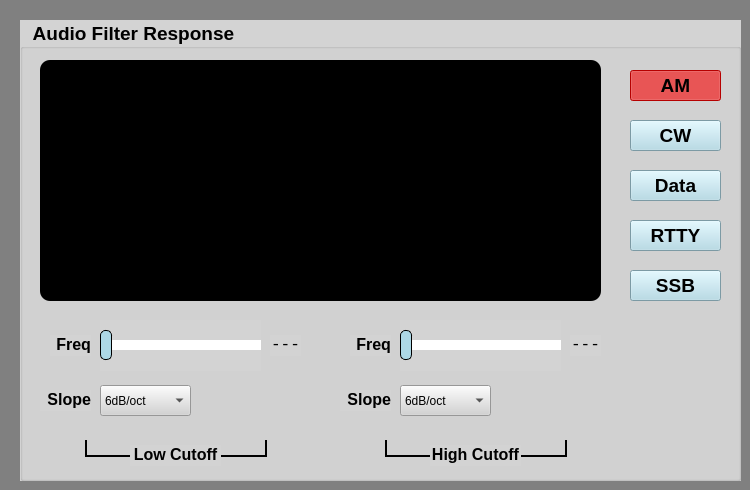
    <widget class="QWidget" name="tab_4">
     <property name="styleSheet">
      <string notr="true">QWidget{ background-color: gray}</string>
     </property>
     <attribute name="title">
      <string>Audio Filter</string>
     </attribute>
     <widget class="QGroupBox" name="Audio_filter_groupBox">
      <property name="geometry">
       <rect>
        <x>20</x>
        <y>20</y>
        <width>721</width>
        <height>461</height>
       </rect>
      </property>
      <property name="font">
       <font>
        <pointsize>14</pointsize>
        <bold>true</bold>
       </font>
      </property>
      <property name="styleSheet">
       <string notr="true">QWidget{ background-color: lightgray;}</string>
      </property>
      <property name="title">
       <string>  Audio Filter Response</string>
      </property>
      <widget class="QFrame" name="Audio_filter_frame">
       <property name="geometry">
        <rect>
         <x>20</x>
         <y>40</y>
         <width>561</width>
         <height>241</height>
        </rect>
       </property>
       <property name="styleSheet">
        <string notr="true">QWidget{ border: 2px black; background-color: black;border-radius: 10px;}</string>
       </property>
       <property name="frameShape">
        <enum>QFrame::Shape::StyledPanel</enum>
       </property>
       <property name="frameShadow">
        <enum>QFrame::Shadow::Raised</enum>
       </property>
      </widget>
      <widget class="QPushButton" name="Audio_filter_pushButton_1">
       <property name="geometry">
        <rect>
         <x>610</x>
         <y>50</y>
         <width>91</width>
         <height>31</height>
        </rect>
       </property>
       <property name="font">
        <font>
         <pointsize>14</pointsize>
         <bold>true</bold>
        </font>
       </property>
       <property name="styleSheet">
        <string notr="true">QPushButton {background-color: lightblue;}
QPushButton::checked {background-color: red;}</string>
       </property>
       <property name="text">
        <string>AM</string>
       </property>
       <property name="checkable">
        <bool>true</bool>
       </property>
       <property name="checked">
        <bool>true</bool>
       </property>
       <property name="bank" stdset="0">
        <number>1</number>
       </property>
       <attribute name="buttonGroup">
        <string notr="true">Audio_buttonGroup</string>
       </attribute>
      </widget>
      <widget class="QPushButton" name="Audio_filter_pushButton_2">
       <property name="geometry">
        <rect>
         <x>610</x>
         <y>100</y>
         <width>91</width>
         <height>31</height>
        </rect>
       </property>
       <property name="font">
        <font>
         <pointsize>14</pointsize>
         <bold>true</bold>
        </font>
       </property>
       <property name="styleSheet">
        <string notr="true">QPushButton {background-color: lightblue;}
QPushButton::checked {background-color: red;}</string>
       </property>
       <property name="text">
        <string>CW</string>
       </property>
       <property name="checkable">
        <bool>true</bool>
       </property>
       <property name="checked">
        <bool>false</bool>
       </property>
       <property name="bank" stdset="0">
        <number>2</number>
       </property>
       <attribute name="buttonGroup">
        <string notr="true">Audio_buttonGroup</string>
       </attribute>
      </widget>
      <widget class="QPushButton" name="Audio_filter_pushButton_3">
       <property name="geometry">
        <rect>
         <x>610</x>
         <y>150</y>
         <width>91</width>
         <height>31</height>
        </rect>
       </property>
       <property name="font">
        <font>
         <pointsize>14</pointsize>
         <bold>true</bold>
        </font>
       </property>
       <property name="styleSheet">
        <string notr="true">QPushButton {background-color: lightblue;}
QPushButton::checked {background-color: red;}</string>
       </property>
       <property name="text">
        <string>Data</string>
       </property>
       <property name="checkable">
        <bool>true</bool>
       </property>
       <property name="checked">
        <bool>false</bool>
       </property>
       <property name="bank" stdset="0">
        <number>3</number>
       </property>
       <attribute name="buttonGroup">
        <string notr="true">Audio_buttonGroup</string>
       </attribute>
      </widget>
      <widget class="QPushButton" name="Audio_filter_pushButton_4">
       <property name="geometry">
        <rect>
         <x>610</x>
         <y>200</y>
         <width>91</width>
         <height>31</height>
        </rect>
       </property>
       <property name="font">
        <font>
         <pointsize>14</pointsize>
         <bold>true</bold>
        </font>
       </property>
       <property name="styleSheet">
        <string notr="true">QPushButton {background-color: lightblue;}
QPushButton::checked {background-color: red;}</string>
       </property>
       <property name="text">
        <string>RTTY</string>
       </property>
       <property name="checkable">
        <bool>true</bool>
       </property>
       <property name="checked">
        <bool>false</bool>
       </property>
       <property name="bank" stdset="0">
        <number>4</number>
       </property>
       <attribute name="buttonGroup">
        <string notr="true">Audio_buttonGroup</string>
       </attribute>
      </widget>
      <widget class="QPushButton" name="Audio_filter_pushButton_5">
       <property name="geometry">
        <rect>
         <x>610</x>
         <y>250</y>
         <width>91</width>
         <height>31</height>
        </rect>
       </property>
       <property name="font">
        <font>
         <pointsize>14</pointsize>
         <bold>true</bold>
        </font>
       </property>
       <property name="styleSheet">
        <string notr="true">QPushButton {background-color: lightblue;}
QPushButton::checked {background-color: red;}</string>
       </property>
       <property name="text">
        <string>SSB</string>
       </property>
       <property name="checkable">
        <bool>true</bool>
       </property>
       <property name="checked">
        <bool>false</bool>
       </property>
       <property name="bank" stdset="0">
        <number>5</number>
       </property>
       <attribute name="buttonGroup">
        <string notr="true">Audio_buttonGroup</string>
       </attribute>
      </widget>
      <widget class="QLabel" name="Audio_filter_label_12">
       <property name="geometry">
        <rect>
         <x>30</x>
         <y>315</y>
         <width>41</width>
         <height>21</height>
        </rect>
       </property>
       <property name="font">
        <font>
         <pointsize>12</pointsize>
         <bold>true</bold>
        </font>
       </property>
       <property name="text">
        <string>Freq</string>
       </property>
       <property name="alignment">
        <set>Qt::AlignmentFlag::AlignRight|Qt::AlignmentFlag::AlignTop|Qt::AlignmentFlag::AlignTrailing</set>
       </property>
       <property name="wordWrap">
        <bool>true</bool>
       </property>
      </widget>
      <widget class="QSlider" name="Audio_filter_horizontalSlider_1">
       <property name="geometry">
        <rect>
         <x>80</x>
         <y>300</y>
         <width>161</width>
         <height>51</height>
        </rect>
       </property>
       <property name="autoFillBackground">
        <bool>false</bool>
       </property>
       <property name="styleSheet">
        <string notr="true">QSlider::groove:horizontal{background: lightgray; height: 10px; border-radius: 3px;}
QSlider::handle:horizontal{background: lightblue; border: 1px solid black; width: 10px; height: 30px; margin-top: -10px; margin-bottom: -10px; border-radius: 5px;}
QSlider::sub-page:horizontal{background: white;}
QSlider::add-page:horizontal{background: white;}</string>
       </property>
       <property name="minimum">
        <number>0</number>
       </property>
       <property name="maximum">
        <number>19</number>
       </property>
       <property name="pageStep">
        <number>1</number>
       </property>
       <property name="value">
        <number>0</number>
       </property>
       <property name="orientation">
        <enum>Qt::Orientation::Horizontal</enum>
       </property>
       <property name="invertedAppearance">
        <bool>false</bool>
       </property>
       <property name="invertedControls">
        <bool>false</bool>
       </property>
       <property name="tickPosition">
        <enum>QSlider::TickPosition::TicksBothSides</enum>
       </property>
       <property name="tickInterval">
        <number>5</number>
       </property>
       <property name="side" stdset="0">
        <number>1</number>
       </property>
      </widget>
      <widget class="QLabel" name="Audio_filter_label_13">
       <property name="geometry">
        <rect>
         <x>20</x>
         <y>370</y>
         <width>51</width>
         <height>21</height>
        </rect>
       </property>
       <property name="font">
        <font>
         <pointsize>12</pointsize>
         <bold>true</bold>
        </font>
       </property>
       <property name="text">
        <string>Slope</string>
       </property>
       <property name="alignment">
        <set>Qt::AlignmentFlag::AlignRight|Qt::AlignmentFlag::AlignTop|Qt::AlignmentFlag::AlignTrailing</set>
       </property>
       <property name="wordWrap">
        <bool>true</bool>
       </property>
      </widget>
      <widget class="Line" name="Audio_filter_line_13">
       <property name="geometry">
        <rect>
         <x>65</x>
         <y>420</y>
         <width>2</width>
         <height>17</height>
        </rect>
       </property>
       <property name="styleSheet">
        <string notr="true">QFrame{border: none; background-color: black; max-width: 2px;}</string>
       </property>
       <property name="orientation">
        <enum>Qt::Orientation::Vertical</enum>
       </property>
      </widget>
      <widget class="Line" name="Audio_filter_line_12">
       <property name="geometry">
        <rect>
         <x>185</x>
         <y>435</y>
         <width>61</width>
         <height>2</height>
        </rect>
       </property>
       <property name="styleSheet">
        <string notr="true">QFrame{border: none; background-color: black;  max-height: 2px;}</string>
       </property>
       <property name="orientation">
        <enum>Qt::Orientation::Horizontal</enum>
       </property>
      </widget>
      <widget class="Line" name="Audio_filter_line_11">
       <property name="geometry">
        <rect>
         <x>65</x>
         <y>435</y>
         <width>61</width>
         <height>2</height>
        </rect>
       </property>
       <property name="styleSheet">
        <string notr="true">QFrame{border: none; background-color: black;  max-height: 2px;}</string>
       </property>
       <property name="orientation">
        <enum>Qt::Orientation::Horizontal</enum>
       </property>
      </widget>
      <widget class="Line" name="Audio_filter_line_14">
       <property name="geometry">
        <rect>
         <x>245</x>
         <y>420</y>
         <width>2</width>
         <height>17</height>
        </rect>
       </property>
       <property name="styleSheet">
        <string notr="true">QFrame{border: none; background-color: black; max-width: 2px;}</string>
       </property>
       <property name="orientation">
        <enum>Qt::Orientation::Vertical</enum>
       </property>
      </widget>
      <widget class="QLabel" name="Audio_filter_label_11">
       <property name="geometry">
        <rect>
         <x>110</x>
         <y>425</y>
         <width>91</width>
         <height>21</height>
        </rect>
       </property>
       <property name="font">
        <font>
         <pointsize>12</pointsize>
         <bold>true</bold>
        </font>
       </property>
       <property name="text">
        <string>Low Cutoff</string>
       </property>
       <property name="alignment">
        <set>Qt::AlignmentFlag::AlignHCenter|Qt::AlignmentFlag::AlignTop</set>
       </property>
       <property name="wordWrap">
        <bool>true</bool>
       </property>
      </widget>
      <widget class="QComboBox" name="Audio_filter_comboBox_1">
       <property name="geometry">
        <rect>
         <x>80</x>
         <y>365</y>
         <width>91</width>
         <height>31</height>
        </rect>
       </property>
       <property name="side" stdset="0">
        <number>1</number>
       </property>
       <item>
        <property name="text">
         <string>6dB/oct</string>
        </property>
       </item>
       <item>
        <property name="text">
         <string>18dB/oct</string>
        </property>
       </item>
      </widget>
      <widget class="Line" name="Audio_filter_line_21">
       <property name="geometry">
        <rect>
         <x>365</x>
         <y>435</y>
         <width>61</width>
         <height>2</height>
        </rect>
       </property>
       <property name="styleSheet">
        <string notr="true">QFrame{border: none; background-color: black;  max-height: 2px;}</string>
       </property>
       <property name="orientation">
        <enum>Qt::Orientation::Horizontal</enum>
       </property>
      </widget>
      <widget class="Line" name="Audio_filter_line_23">
       <property name="geometry">
        <rect>
         <x>365</x>
         <y>420</y>
         <width>2</width>
         <height>17</height>
        </rect>
       </property>
       <property name="styleSheet">
        <string notr="true">QFrame{border: none; background-color: black; max-width: 2px;}</string>
       </property>
       <property name="orientation">
        <enum>Qt::Orientation::Vertical</enum>
       </property>
      </widget>
      <widget class="QLabel" name="Audio_filter_label_22">
       <property name="geometry">
        <rect>
         <x>330</x>
         <y>315</y>
         <width>41</width>
         <height>21</height>
        </rect>
       </property>
       <property name="font">
        <font>
         <pointsize>12</pointsize>
         <bold>true</bold>
        </font>
       </property>
       <property name="text">
        <string>Freq</string>
       </property>
       <property name="alignment">
        <set>Qt::AlignmentFlag::AlignRight|Qt::AlignmentFlag::AlignTop|Qt::AlignmentFlag::AlignTrailing</set>
       </property>
       <property name="wordWrap">
        <bool>true</bool>
       </property>
      </widget>
      <widget class="QSlider" name="Audio_filter_horizontalSlider_2">
       <property name="geometry">
        <rect>
         <x>380</x>
         <y>300</y>
         <width>161</width>
         <height>51</height>
        </rect>
       </property>
       <property name="autoFillBackground">
        <bool>false</bool>
       </property>
       <property name="styleSheet">
        <string notr="true">QSlider::groove:horizontal{background: lightgray; height: 10px; border-radius: 3px;}
QSlider::handle:horizontal{background: lightblue; border: 1px solid black; width: 10px; height: 30px; margin-top: -10px; margin-bottom: -10px; border-radius: 5px;}
QSlider::sub-page:horizontal{background: white;}
QSlider::add-page:horizontal{background: white;}</string>
       </property>
       <property name="minimum">
        <number>0</number>
       </property>
       <property name="maximum">
        <number>67</number>
       </property>
       <property name="pageStep">
        <number>1</number>
       </property>
       <property name="value">
        <number>0</number>
       </property>
       <property name="orientation">
        <enum>Qt::Orientation::Horizontal</enum>
       </property>
       <property name="invertedAppearance">
        <bool>false</bool>
       </property>
       <property name="invertedControls">
        <bool>false</bool>
       </property>
       <property name="tickPosition">
        <enum>QSlider::TickPosition::TicksBothSides</enum>
       </property>
       <property name="tickInterval">
        <number>5</number>
       </property>
       <property name="side" stdset="0">
        <number>2</number>
       </property>
      </widget>
      <widget class="QLabel" name="Audio_filter_label_23">
       <property name="geometry">
        <rect>
         <x>320</x>
         <y>370</y>
         <width>51</width>
         <height>21</height>
        </rect>
       </property>
       <property name="font">
        <font>
         <pointsize>12</pointsize>
         <bold>true</bold>
        </font>
       </property>
       <property name="text">
        <string>Slope</string>
       </property>
       <property name="alignment">
        <set>Qt::AlignmentFlag::AlignRight|Qt::AlignmentFlag::AlignTop|Qt::AlignmentFlag::AlignTrailing</set>
       </property>
       <property name="wordWrap">
        <bool>true</bool>
       </property>
      </widget>
      <widget class="Line" name="Audio_filter_line_22">
       <property name="geometry">
        <rect>
         <x>485</x>
         <y>435</y>
         <width>61</width>
         <height>2</height>
        </rect>
       </property>
       <property name="styleSheet">
        <string notr="true">QFrame{border: none; background-color: black;  max-height: 2px;}</string>
       </property>
       <property name="orientation">
        <enum>Qt::Orientation::Horizontal</enum>
       </property>
      </widget>
      <widget class="QComboBox" name="Audio_filter_comboBox_2">
       <property name="geometry">
        <rect>
         <x>380</x>
         <y>365</y>
         <width>91</width>
         <height>31</height>
        </rect>
       </property>
       <property name="side" stdset="0">
        <number>2</number>
       </property>
       <item>
        <property name="text">
         <string>6dB/oct</string>
        </property>
       </item>
       <item>
        <property name="text">
         <string>18dB/oct</string>
        </property>
       </item>
      </widget>
      <widget class="Line" name="Audio_filter_line_24">
       <property name="geometry">
        <rect>
         <x>545</x>
         <y>420</y>
         <width>2</width>
         <height>17</height>
        </rect>
       </property>
       <property name="styleSheet">
        <string notr="true">QFrame{border: none; background-color: black; max-width: 2px;}</string>
       </property>
       <property name="orientation">
        <enum>Qt::Orientation::Vertical</enum>
       </property>
      </widget>
      <widget class="QLabel" name="Audio_filter_label_21">
       <property name="geometry">
        <rect>
         <x>410</x>
         <y>425</y>
         <width>91</width>
         <height>21</height>
        </rect>
       </property>
       <property name="font">
        <font>
         <pointsize>12</pointsize>
         <bold>true</bold>
        </font>
       </property>
       <property name="text">
        <string>High Cutoff</string>
       </property>
       <property name="alignment">
        <set>Qt::AlignmentFlag::AlignHCenter|Qt::AlignmentFlag::AlignTop</set>
       </property>
       <property name="wordWrap">
        <bool>true</bool>
       </property>
      </widget>
      <widget class="QLabel" name="Audio_filter_freq_label_1">
       <property name="geometry">
        <rect>
         <x>250</x>
         <y>315</y>
         <width>31</width>
         <height>21</height>
        </rect>
       </property>
       <property name="font">
        <font>
         <family>Monospace</family>
         <pointsize>12</pointsize>
         <bold>false</bold>
        </font>
       </property>
       <property name="text">
        <string>---</string>
       </property>
       <property name="textFormat">
        <enum>Qt::TextFormat::PlainText</enum>
       </property>
       <property name="alignment">
        <set>Qt::AlignmentFlag::AlignHCenter|Qt::AlignmentFlag::AlignTop</set>
       </property>
       <property name="wordWrap">
        <bool>true</bool>
       </property>
      </widget>
      <widget class="QLabel" name="Audio_filter_freq_label_2">
       <property name="geometry">
        <rect>
         <x>550</x>
         <y>315</y>
         <width>31</width>
         <height>21</height>
        </rect>
       </property>
       <property name="font">
        <font>
         <family>Monospace</family>
         <pointsize>12</pointsize>
         <bold>false</bold>
        </font>
       </property>
       <property name="text">
        <string>---</string>
       </property>
       <property name="textFormat">
        <enum>Qt::TextFormat::PlainText</enum>
       </property>
       <property name="alignment">
        <set>Qt::AlignmentFlag::AlignHCenter|Qt::AlignmentFlag::AlignTop</set>
       </property>
       <property name="wordWrap">
        <bool>true</bool>
       </property>
      </widget>
     </widget>
    </widget>
